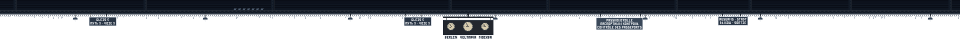
#> input picture assets/environments/veltrava_station/canopy.png, 1920 x 78 px, given in place of train_near.png, which was not available (shown at 1/2 size)
$ python env_veltrava_station_thaw.py ../../assets/environments/veltrava_station/canopy.png
#> lines starting #> are read from the running program, lines starting #| are printed output that depends on the picture
"""env_veltrava_station_thaw -- payoff art of the station side task „Wagen drei ist kalt" (round 8, feel_r8).

    py -3 -P tools/pixelgen/env_veltrava_station_thaw.py              # writes thaw/*.png
    py -3 -P tools/pixelgen/env_veltrava_station_thaw.py --preview=DIR  # + DIR/thaw_preview_8x.png

Car 3 of the Moscow train (layer train_near, pos [0, 157]) has seven compartment windows at layer x 359, 383,
..., 503 (glass 16 x 17 px from layer y 26 = world y 183): two lit and frosted (the checker of a8643a crystals),
four dark with rime at the edges, one lit and clear (the saloon).  When the heating coupling is thawed, the
frost recedes from the top (warm air rises; the sill keeps its rime longest), a lamp goes on in the fourth
compartment (the typists, coats off), and before that somebody wipes a peephole into the frosted sixth window
and waves -- the figure of window_life.png frame 3 (a raised hand) seen through the wiped oval.

Every frame is cut from the layer's own pixels (train_near.png / _n / _e): frame 0 of each strip is identical
to the layer, so the overlay can appear without a seam.  Palette = colours already in the car-3 windows.
Outputs (assets/environments/veltrava_station/thaw/, runtime scripts/levels/veltrava_station/station_thaw.gd):
  car3_thaw.png  (+ _n, _e)   5 frames of the window band (layer x 357..520, y 25..43): 0 = as painted,
                              1..3 = frost receding (peephole kept), 4 = thawed (W4 lit, W5/W6 people inside)
  car3_peephole.png (+ _n, _e) 10 frames of window 6 incl. its frame (layer x 478..495, y 25..43):
                              0 frosted, 1-4 a hand wipes a circle, 5 a face, 6/7 waving, 8 face, 9 hand down
Deterministic (hash-based thaw edge, no randomness).  Provenance: documentation/asset_manifest_parts/feel_r8.md.
"""
from __future__ import annotations

import os
import sys
import zlib

import numpy as np
from PIL import Image

HERE = os.path.dirname(os.path.abspath(__file__))
ROOT = os.path.normpath(os.path.join(HERE, '..', '..'))
ENV = os.path.join(ROOT, 'assets', 'environments', 'veltrava_station')
OUT = os.path.join(ENV, 'thaw')

BAND = (357, 25, 521, 44)              # layer px box of the window band (x0, y0, x1, y1)
PEEP = (478, 25, 496, 44)              # window 6 incl. its frame
GLASS_X = [359, 383, 407, 431, 455, 479, 503]
GLASS_Y = 26
GW, GH = 16, 17
LIT_FROSTED = (4, 5)                   # W5, W6
DARK = (0, 2, 3, 6)                    # W1, W3, W4, W7
LIGHT_ON = 3                           # W4: lamp goes on at the end
STAGES = 5

HEX = {'o': 'd08f55', 'd': '6e3f22', 'l': 'edb777', 'L': 'fce2b0', 'm': 'a8643a', 's': '9e9076',
       '.': '1a2431', ',': '121a26', 'F': '2b4541', 'g': '3d5e57', 'i': 'a1aab7', 'j': '7d8796',
       'k': '687789', 'c': 'c2c9d2'}
RGB = {k: tuple(int(v[i:i + 2], 16) for i in (0, 2, 4)) for k, v in HEX.items()}
CODE = {v: k for k, v in RGB.items()}
ICE = set('ijkc')


def load(name):
    return np.asarray(Image.open(os.path.join(ENV, name)).convert('RGBA')).copy()


def glyphs(rgba, x0, y0, w=GW, h=GH):
    """Window glass as a char grid (unknown colours kept as '?<index>' tuples)."""
    g = []
    for y in range(h):
        row = []
        for x in range(w):
            p = tuple(int(c) for c in rgba[y0 + y, x0 + x, :3])
            row.append(CODE.get(p, p))
        g.append(row)
    return g


def h01(x, y, salt):
    return (zlib.crc32(f'{salt}:{x},{y}'.encode()) & 0xFFFF) / 65535.0


# ------------------------------------------------------------------ clear (thawed) art per window
def clear_dark(g):
    """Rime gone: ice pixels become glass, or blind/curtain cloth where cloth surrounds them; the bottom row
    (outer sill) keeps its snow as plain sill; two condensation drops run down the glass."""
    out = [r[:] for r in g]
    for y in range(GH):
        for x in range(GW):
            c = g[y][x]
            if c not in ICE:
                continue
            if y == GH - 1:
                out[y][x] = 's' if c == 'i' else ','
                continue
            nb = [g[y][xx] for xx in (x - 1, x + 1) if 0 <= xx < GW]
            out[y][x] = 's' if nb.count('s') >= 1 and x not in (0, GW - 1) else '.'
    for x, y0 in ((4, 10), (11, 12)):          # drops on the glass (only where glass shows)
        for y in (y0, y0 + 1):
            if out[y][x] == '.':
                out[y][x] = 'F'
    return out


def lit_base(curtains=True):
    g = [['o'] * GW for _ in range(GH)]
    g[0][0] = g[0][GW - 1] = 'm'
    if curtains:
        for y in range(3, GH - 1):
            g[y][1] = g[y][GW - 2] = 'd'
    g[GH - 1] = ['s'] * GW
    return g


def rect(g, x0, y0, x1, y1, c):
    for y in range(y0, y1 + 1):
        for x in range(x0, x1 + 1):
            if 0 <= x < GW and 0 <= y < GH - 1:
                g[y][x] = c


def lamp(g, x0, y0, w=5, h=4):
    rect(g, x0, y0, x0 + w - 1, y0 + h - 1, 'l')
    g[y0 + 1][x0 + 1] = 'L'


def person(g, hx, hy, shoulders=6, coat=False):
    """Back-lit silhouette: 3x3 head, neck, shoulders down to the table."""
    rect(g, hx, hy, hx + 2, hy + 2, 'd')
    g[hy][hx] = g[hy][hx + 2] = 'o'
    g[hy + 3][hx + 1] = 'd'
    rect(g, hx + 1 - shoulders // 2, hy + 4, hx + 1 + (shoulders - 1) // 2, GH - 2, 'd')
    if not coat:                                # coat off: a lighter blouse front catches the lamp
        rect(g, hx + 1, hy + 5, hx + 1, GH - 3, 'm')


def clear_w5():
    g = lit_base()
    lamp(g, 9, 2)
    rect(g, 3, 4, 5, 12, 'm')                  # her coat on the hook, finally off
    g[3][4] = 'd'
    rect(g, 3, 4, 5, 4, 'd')
    person(g, 8, 6)
    return g


def clear_w6():
    g = lit_base()
    lamp(g, 8, 2)
    person(g, 3, 6, shoulders=7)
    rect(g, 3, 14, 13, 14, 'm')                # window table
    rect(g, 10, 11, 11, 13, 'l')               # tea glass (samovar of car 3) ...
    rect(g, 10, 13, 11, 13, 'd')               # ... in its holder
    g[12][12] = 'd'                            # handle
    return g


def lit_w4(g_orig):
    """Lamp on behind the half-drawn blind: glass above glows, the blind turns to lit cloth, a typist's head
    shows above the blind."""
    out = [r[:] for r in clear_dark(g_orig)]
    for y in range(GH - 1):
        for x in range(GW):
            c = out[y][x]
            if c in ('.', 'g', 'F'):
                out[y][x] = 'o'
            elif c == 's':
                out[y][x] = 'm'
            elif c == ',':
                out[y][x] = 'd'
    lamp(out, 10, 1, w=4, h=3)
    rect(out, 4, 5, 6, 7, 'd')                 # head + shoulders above the blind (rail at row 8)
    out[5][4] = out[5][6] = 'o'
    rect(out, 3, 8, 7, 8, 'd')
    out[GH - 1] = ['s'] * GW
    return out


# ------------------------------------------------------------------ peephole sequence (window 6)
CENTER = (8.0, 8.5)
HAND_PATH = [(5.0, 11.0), (4.5, 6.5), (9.5, 4.5), (12.0, 9.0)]   # lower left -> up -> over -> right


def disk(cx, cy, r):
    return {(x, y) for x in range(GW) for y in range(GH - 1) if (x - cx) ** 2 + (y - cy) ** 2 <= r * r}


def hole():
    cx, cy = CENTER
    return {(x, y) for x in range(GW) for y in range(GH - 1) if ((x - cx) / 4.6) ** 2 + ((y - cy) / 4.2) ** 2 <= 1.0}


def blurred_hand(g, cx, cy):
    """A hand behind frosted glass: dark core, mid-tone halo."""
    for (x, y) in disk(cx, cy, 2.3):
        g[y][x] = 'm' if g[y][x] in ('o', 'm') else g[y][x]
    for (x, y) in disk(cx, cy, 1.2):
        g[y][x] = 'd'


def wiped(frost, clear, region):
    g = [r[:] for r in frost]
    for (x, y) in region:
        g[y][x] = clear[y][x]
    return g


def peep_interior():
    """What the wiped oval shows: the compartment, lamp at the top right."""
    g = lit_base()
    lamp(g, 9, 2)
    return g


def face(g, region, dx=0):
    """The man leans to the glass: head + shoulders in the oval (window_life frame 3 body, shifted)."""
    for (x, y) in ((6, 6), (7, 6), (8, 6), (6, 7), (7, 7), (8, 7), (7, 8), (6, 9), (7, 9), (8, 9),
                   (5, 10), (6, 10), (7, 10), (8, 10), (9, 10), (5, 11), (6, 11), (7, 11), (8, 11), (9, 11),
                   (4, 12), (5, 12), (6, 12), (7, 12), (8, 12), (9, 12), (10, 12)):
        x += dx
        if (x, y) in region:
            g[y][x] = 'd'
    g[5][7 + dx] = 'd' if (7 + dx, 5) in region else g[5][7 + dx]


def palm(g, x0, y0):
    """window_life frame 3: the raised palm (9e9076) on its forearm."""
    for (x, y) in ((x0 + 1, y0), (x0, y0 + 1), (x0 + 1, y0 + 1), (x0 + 2, y0 + 1), (x0, y0 + 2),
                   (x0 + 1, y0 + 2), (x0 + 2, y0 + 2), (x0, y0 + 3), (x0 + 1, y0 + 3), (x0 + 2, y0 + 3)):
        if 0 <= x < GW and 0 <= y < GH - 1:
            g[y][x] = 's'
    for y in range(y0 + 4, min(GH - 1, y0 + 8)):
        if 0 <= x0 + 1 < GW:
            g[y][x0 + 1] = 'd'


def peep_frames(frost):
    inner = peep_interior()
    frames = [frost]
    trail = set()
    for i, (hx, hy) in enumerate(HAND_PATH):
        trail |= disk(hx, hy, 2.4)
        if i == len(HAND_PATH) - 1:
            trail |= hole()
        g = wiped(frost, inner, trail)
        blurred_hand(g, hx + 0.8, hy + 0.6)
        frames.append(g)
    H = hole() | trail
    f5 = wiped(frost, inner, H)
    face(f5, H)
    frames.append(f5)
    for px, py in ((11, 3), (12, 2)):           # waving: the palm moves up and to the side
        g = wiped(frost, inner, H | disk(px + 1, py + 2, 2.0))
        face(g, H)
        palm(g, px, py)
        frames.append(g)
    f8 = wiped(frost, inner, H | disk(12, 4, 2.0))
    face(f8, H)
    frames.append(f8)
    f9 = wiped(frost, inner, H | disk(12, 4, 2.0))
    face(f9, H, dx=-1)
    frames.append(f9)
    return frames, H | disk(12, 4, 2.0)


# ------------------------------------------------------------------ stages
def stage(frost, clear, s, keep_clear=frozenset(), salt=0):
    """Frost recedes from the top: a pixel is clear when its threshold is below s (s = 0 .. 1)."""
    g = [r[:] for r in frost]
    for y in range(GH):
        for x in range(GW):
            t = 0.72 * (y / (GH - 1)) + 0.28 * h01(x, y, salt)
            if t < s or (x, y) in keep_clear:
                g[y][x] = clear[y][x]
    return g


def paint(canvas, g, x0, y0):
    for y in range(GH):
        for x in range(GW):
            c = g[y][x]
            rgb = RGB[c] if isinstance(c, str) else c
            canvas[y0 + y, x0 + x, :3] = rgb
            canvas[y0 + y, x0 + x, 3] = 255


def build():
    d = load('train_near.png')
#> in load, returned value is the input picture: shape (78, 1920, 4); mean R, G, B, A 15.3, 18.2, 23.1, 115.5
    n = load('train_near_n.png')
#> call 2 of load, with name = 'train_near_n.png'
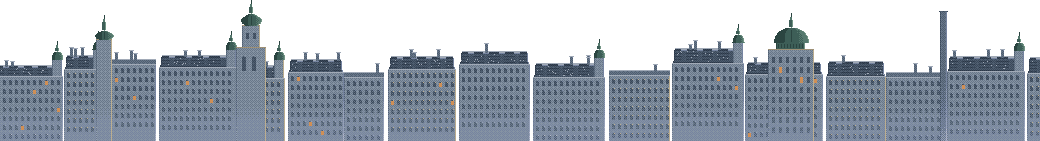
#> input picture assets/environments/veltrava_station/city.png, 1040 x 141 px, given in place of train_near_n.png, which was not available
#> in load, returned value is the input picture: shape (141, 1040, 4); mean R, G, B, A 65.3, 73.5, 83.6, 150.1
    e = load('train_near_e.png')
    x0, y0, x1, y1 = BAND
    bw, bh = x1 - x0, y1 - y0
    frost = [glyphs(d, gx, GLASS_Y) for gx in GLASS_X]
#> after the loop in glyphs, `for y in range(h):`: g = 17 items
    clear = [clear_dark(frost[i]) if i in DARK else frost[i] for i in range(7)]
    clear[4] = clear_w5()
    clear[5] = clear_w6()
    clear_lit4 = lit_w4(frost[3])
    pf, _peep_region = peep_frames(frost[5])
    mid6 = peep_interior()
    face(mid6, {(x, y) for x in range(GW) for y in range(GH)}, dx=-1)
    # band strip
    band = np.zeros((bh, bw * STAGES, 4), np.uint8)
    band_e = np.zeros_like(band)
    band_n = np.zeros_like(band)
    for f in range(STAGES):
        band[:, f * bw:(f + 1) * bw] = d[y0:y1, x0:x1]
        band_e[:, f * bw:(f + 1) * bw] = e[y0:y1, x0:x1]
        band_n[:, f * bw:(f + 1) * bw] = n[y0:y1, x0:x1]
        if f == 0:
            continue
        s = f / (STAGES - 1)
        for i, gx in enumerate(GLASS_X):
            if i == 1:
                continue                                      # the saloon window was never frosted
            if i == 5:
                # the man stays at his peephole while the rest of the glass clears; at the end he sits back
                g = stage(pf[-1], mid6, s, salt=i) if f < STAGES - 1 else clear[5]
            elif i == LIGHT_ON and f == STAGES - 1:
                g = clear_lit4
            else:
                g = stage(frost[i], clear[i], s, salt=i) if f < STAGES - 1 else clear[i]
            lx = f * bw + gx - x0
            ly = GLASS_Y - y0
            paint(band, g, lx, ly)
            lit = i in LIT_FROSTED or (i == LIGHT_ON and f == STAGES - 1)
            band_e[ly:ly + GH, lx:lx + GW] = 0
            if lit:
                sub = e[y0:y1, x0:x1]
                for yy in range(GH):
                    for xx in range(GW):
                        c = g[yy][xx]
                        rgb = RGB[c] if isinstance(c, str) else c
                        if yy == GH - 1:
                            o = sub[ly + yy, gx - x0 + xx]
                            band_e[ly + yy, lx + xx] = o if o[3] else (208, 143, 85, 255)
                        else:
                            band_e[ly + yy, lx + xx] = (*rgb, 255)
    # peephole strip
    px0, py0, px1, py1 = PEEP
    pw, ph = px1 - px0, py1 - py0
    peep = np.zeros((ph, pw * len(pf), 4), np.uint8)
    peep_e = np.zeros_like(peep)
    peep_n = np.zeros_like(peep)
    for f, g in enumerate(pf):
        peep[:, f * pw:(f + 1) * pw] = d[py0:py1, px0:px1]
        peep_e[:, f * pw:(f + 1) * pw] = e[py0:py1, px0:px1]
        peep_n[:, f * pw:(f + 1) * pw] = n[py0:py1, px0:px1]
        lx, ly = f * pw + GLASS_X[5] - px0, GLASS_Y - py0
        paint(peep, g, lx, ly)
        sub = e[py0:py1, px0:px1]
        for yy in range(GH):
            for xx in range(GW):
                c = g[yy][xx]
                rgb = RGB[c] if isinstance(c, str) else c
                if yy == GH - 1:
                    o = sub[ly + yy, GLASS_X[5] - px0 + xx]
                    peep_e[ly + yy, lx + xx] = o if o[3] else (208, 143, 85, 255)
                else:
                    peep_e[ly + yy, lx + xx] = (*rgb, 255)
    # frame 0 of both strips must be the layer itself (seamless appearance)
    assert np.array_equal(band[:, :bw], d[y0:y1, x0:x1])
    assert np.array_equal(peep[:, :pw, :3], d[py0:py1, px0:px1, :3])
    return {'car3_thaw': (band, band_n, band_e), 'car3_peephole': (peep, peep_n, peep_e)}


def save(arts):
    os.makedirs(OUT, exist_ok=True)
    for name, (a, nm, em) in arts.items():
        Image.fromarray(a, 'RGBA').save(os.path.join(OUT, name + '.png'))
        Image.fromarray(nm, 'RGBA').save(os.path.join(OUT, name + '_n.png'))
        Image.fromarray(em, 'RGBA').save(os.path.join(OUT, name + '_e.png'))
        print('env_veltrava_station_thaw:', name, a.shape[1], 'x', a.shape[0])


def preview(arts, path):
    band = arts['car3_thaw'][0]
    peep = arts['car3_peephole'][0]
    bw = band.shape[1] // STAGES
    rows = [band[:, f * bw:(f + 1) * bw] for f in range(STAGES)]
    k = 6
    W = max(bw, peep.shape[1]) * k
    H = (len(rows) * (band.shape[0] + 2) + peep.shape[0]) * k
    img = Image.new('RGBA', (W, H), (30, 30, 34, 255))
    y = 0
    for r in rows:
        im = Image.fromarray(r, 'RGBA').resize((r.shape[1] * k, r.shape[0] * k), Image.NEAREST)
        img.alpha_composite(im, (0, y))
        y += (band.shape[0] + 2) * k
    im = Image.fromarray(peep, 'RGBA').resize((peep.shape[1] * k, peep.shape[0] * k), Image.NEAREST)
    img.alpha_composite(im, (0, y))
    img.save(path)


def main(argv):
    arts = build()
#> in build, `frost = [glyphs(d, gx, GLASS_Y) for gx in GLASS_X]`: frost = 7 items
#> in clear_dark, `out = [r[:] for r in g]`: out = 17 items
#> in build, `clear = [clear_dark(frost[i]) if i in DARK else frost[i] for i in rang..`: clear = 7 items
#> in lit_w4, `out = [r[:] for r in clear_dark(g_orig)]`: out = 17 items
#> after the loop in peep_frames, `for i, (hx, hy) in enumerate(HAND_PATH):`: frames = 5 items; trail = 94 items
#> in peep_frames, `f5 = wiped(frost, inner, H)`: f5 = 17 items
#> after the loop in peep_frames, `for px, py in ((11, 3), (12, 2)):`: frames = 8 items
#> in peep_frames, `f8 = wiped(frost, inner, H | disk(12, 4, 2.0))`: f8 = 17 items
#> in build, `pf, _peep_region = peep_frames(frost[5])`: pf = 10 items
#> the loop in build, `for f, g in enumerate(pf):` made 10 passes
#> lx on passes 1 to 10: 1, 19, 37, 55, 73, 91, 109, 127, 145, 163
#> arts = 2 items
    save(arts)
#> the loop in save, `for name, (a, nm, em) in arts.items():` made 2 passes
#> name on passes 1 to 2: 'car3_thaw', 'car3_peephole'
#| env_veltrava_station_thaw: car3_thaw 820 x 19
#| env_veltrava_station_thaw: car3_peephole 180 x 19
#> pass 1, in save, `Image.fromarray(a, 'RGBA').save(os.path.join(OUT, name + '.png'))`:
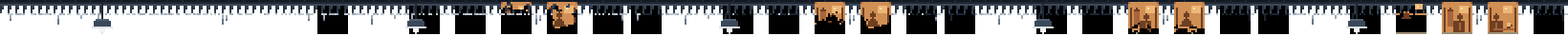
#> saved as car3_thaw.png: PIL image 820x19 RGBA (shown 2 times larger); mean R, G, B, A 33.9, 30.6, 28.9, 152.2; transparent parts drawn white
#> pass 1, in save, `Image.fromarray(nm, 'RGBA').save(os.path.join(OUT, name + '_n.png'))`:
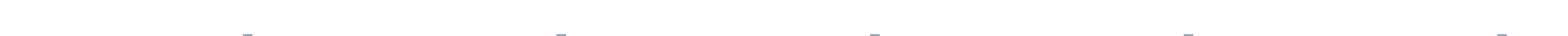
#> saved as car3_thaw_n.png: PIL image 820x19 RGBA (shown 2 times larger); mean R, G, B, A 0.3, 0.3, 0.3, 0.4; transparent parts drawn white
#> pass 1, in save, `Image.fromarray(em, 'RGBA').save(os.path.join(OUT, name + '_e.png'))`:
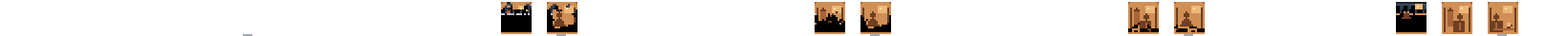
#> saved as car3_thaw_e.png: PIL image 820x19 RGBA (shown 2 times larger); mean R, G, B, A 20.7, 14.4, 9, 40.5; transparent parts drawn white
#> pass 2, in save, `Image.fromarray(a, 'RGBA').save(os.path.join(OUT, name + '.png'))`:
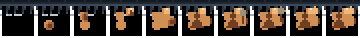
#> saved as car3_peephole.png: PIL image 180x19 RGBA (shown 2 times larger); mean R, G, B, A 49.3, 39.6, 32.4, 222.2; transparent parts drawn white
    prev = next((a.split('=', 1)[1] for a in argv if a.startswith('--preview=')), '')
    if prev:
        os.makedirs(prev, exist_ok=True)
        preview(arts, os.path.join(prev, 'thaw_preview_6x.png'))
    return 0


if __name__ == '__main__':
    sys.exit(main(sys.argv[1:]))
#> (the program exits here)
